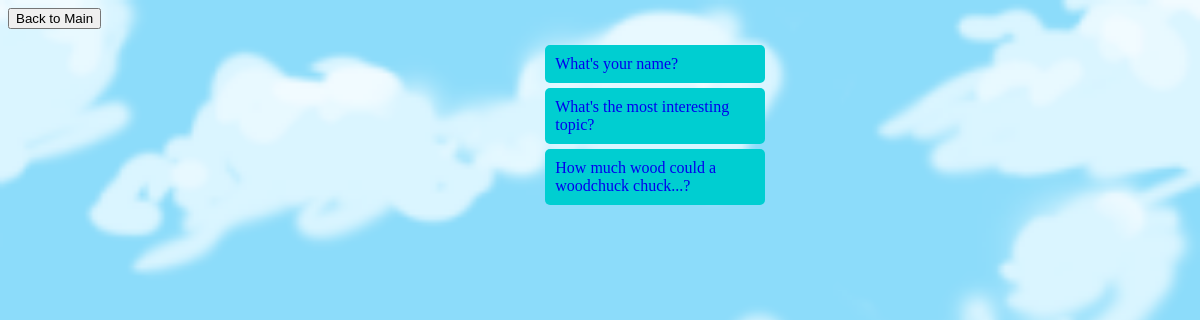
Screenshot of /polls/ with the database file from the repository.
### polls/models.py (models this page shows, shortened)
class Question(models.Model):
	question_text = models.CharField(max_length=200)
	pub_date = models.DateTimeField('date_published')
	def was_published_recently(self):
		now = timezone.now()
		return now - datetime.timedelta(days = 1) <= self.pub_date <= now
	was_published_recently.admin_order_field = 'pub_date'
	was_published_recently.boolean = True
	was_published_recently.short_description = 'Published recently?'

### polls/views.py (the view)
# urls.py: path('', views.IndexView.as_view(), name = 'index'),
class IndexView(generic.ListView):
	template_name = 'polls/index.html'
	context_object_name = 'latest_question_list'
	def get_queryset(self):
		return Question.objects.filter(
			pub_date__lte=timezone.now()
		).order_by('-pub_date')[:5]

### polls/templates/polls/index.html (shortened to what this page needs)
<!DOCTYPE html>
<html>
<head><meta charset-"utf-8"></head>
<body>
{% load static %}
<link rel="stylesheet" type="text/css" href="{% static 'polls/style.css' %}">
    <input id="back" type="button" value="Back to Main">
{% if latest_question_list %}
	<ul>
	{% for question in latest_question_list %}
		<li><a href="{% url 'polls:detail' question.id %}">{{ question.question_text }}</a></li>
	{% endfor %}
	</ul>
{% else %}
	<p>No polls are available.</p>
{% endif %}
</body>
</html>

### polls/static/polls/style.css (style rules this page uses)
li { color: darkblue; background-color: darkturquoise; width: 200px; border-radius: 5px; padding: 10px; display: block; margin-bottom: 5px; }
a { text-decoration: none; }
ul { list-style-type: none; display: block; margin-left: 42%; }
body { background: white url("images/sky.png") repeat; background-size: 100%; }

### rows the page displays
Question: question_text "What's your name?"
Question: question_text "What's the most interesting topic?"
Question: question_text "How much wood could a woodchuck chuck...?"
